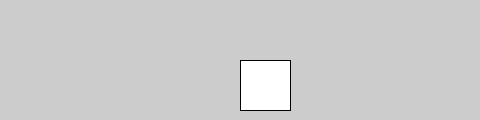
Frame 1 (no input)
Frame 60 (the mouse pressed at the canvas centre just before this capture): identical to frame 1, image omitted
Frame 120 (the mouse held since frame 60 and released just before this capture): identical to frame 1, image omitted

The Processing sketch that drew this single still picture (run headless with seeded random() and noise(); from frame 60 on, the mouse is pressed at the canvas centre):

// Processing sketch: move_with_arrow_keys
// ── move_with_arrow_keys.pde
int x;
int y;

void setup() {
  size(480, 120);
  x = width / 2;
  y = height / 2;
}

void draw() {
  if (keyPressed && (key == CODED)) {
    if (keyCode == LEFT) {
      x--;
    } else if (keyCode == RIGHT) {
      x++;
    } else if (keyCode == DOWN) {
      y++;
    } else if (keyCode == UP) {
      y--;
    }
  }
  rect(x, y, 50, 50);
}
